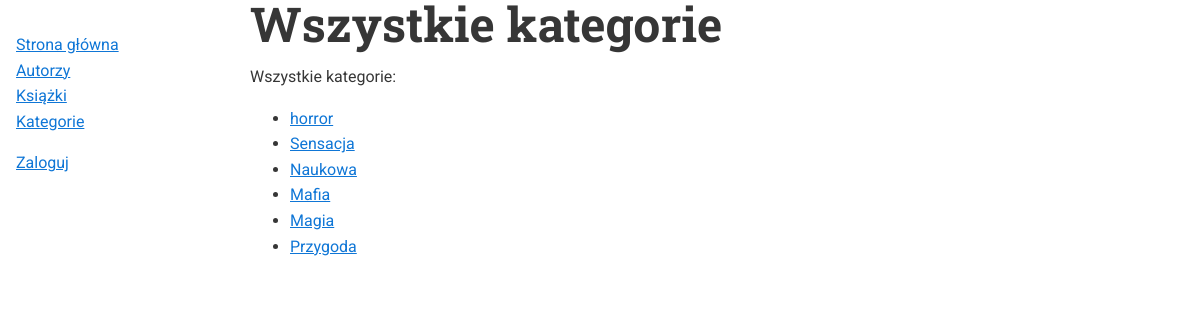
Page /categories/ on the committed database.
### books/models.py (models this page shows)
class Category(models.Model):
    name = models.CharField(
        max_length=50,
        verbose_name="Category Name",
        help_text="",
    )
    description = models.TextField(
        blank=True,
        verbose_name="Description",
        help_text="",
    )
    class Meta:
        verbose_name_plural = 'Categories'
    def __str__(self):
        return self.name

### books/views.py (the view)
# urls.py: path('categories/', views.CategoryList.as_view(), name='list-categories'),
class CategoryList(ListView):
    model = Category
    template_name = 'books/list_categories.html'
    extra_context = {
        'title': 'Wszystkie kategorie',
    }

### templates/books/list_categories.html
{% extends "base_books.html" %}
{% block content %}
<p>Wszystkie kategorie:</p>
<ul>
{% for category in object_list %}
    <li><a href="{% url 'books:category-details' category.pk %}">{{ category }}</a></li>
{% endfor %}
</ul>
{% endblock %}

### books/static/books/books.css (style rules this page uses)
*, *::before, *::after { box-sizing: border-box; }
:root { --ff-sans: 'Roboto', sans-serif; --ff-headers: 'Roboto Slab', serif; --fw-regular: 400; --fw-bold: 700; --fs-h1: 3rem; --fs-h2: 2.25rem; --fs-h3: 1.5rem; --fs-body: 1rem; --clr-light: #FFFFFF; --clr-dark: #363636; --clr-accent: #0f76d6; --clr-logo: #06427a; }
body { background-color: var(--clr-light); color: var(--clr-dark); margin: 0; font-family: var(--ff-sans); font-size: var(--fs-body); font-weight: var(--fw-regular); line-height: 1.6; }
a { color: var(--clr-accent); }
@media (min-width: 1000px) { body { display: grid; grid-template-columns: 250px 2fr; } }

### rows in the picture
Category: name "horror"
Category: name "Sensacja"
Category: name "Naukowa"
Category: name "Mafia"
Category: name "Magia"
Category: name "Przygoda"
